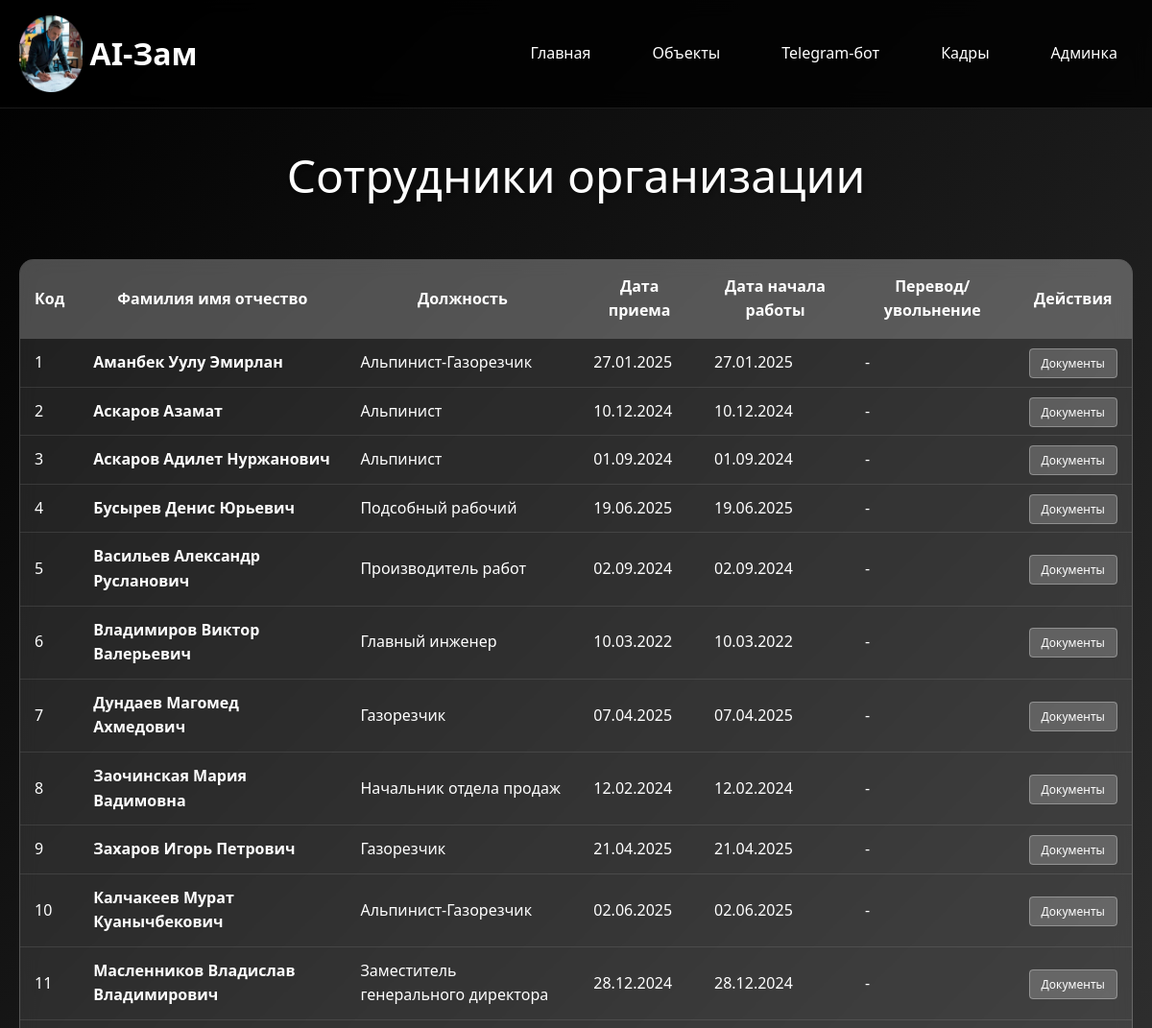
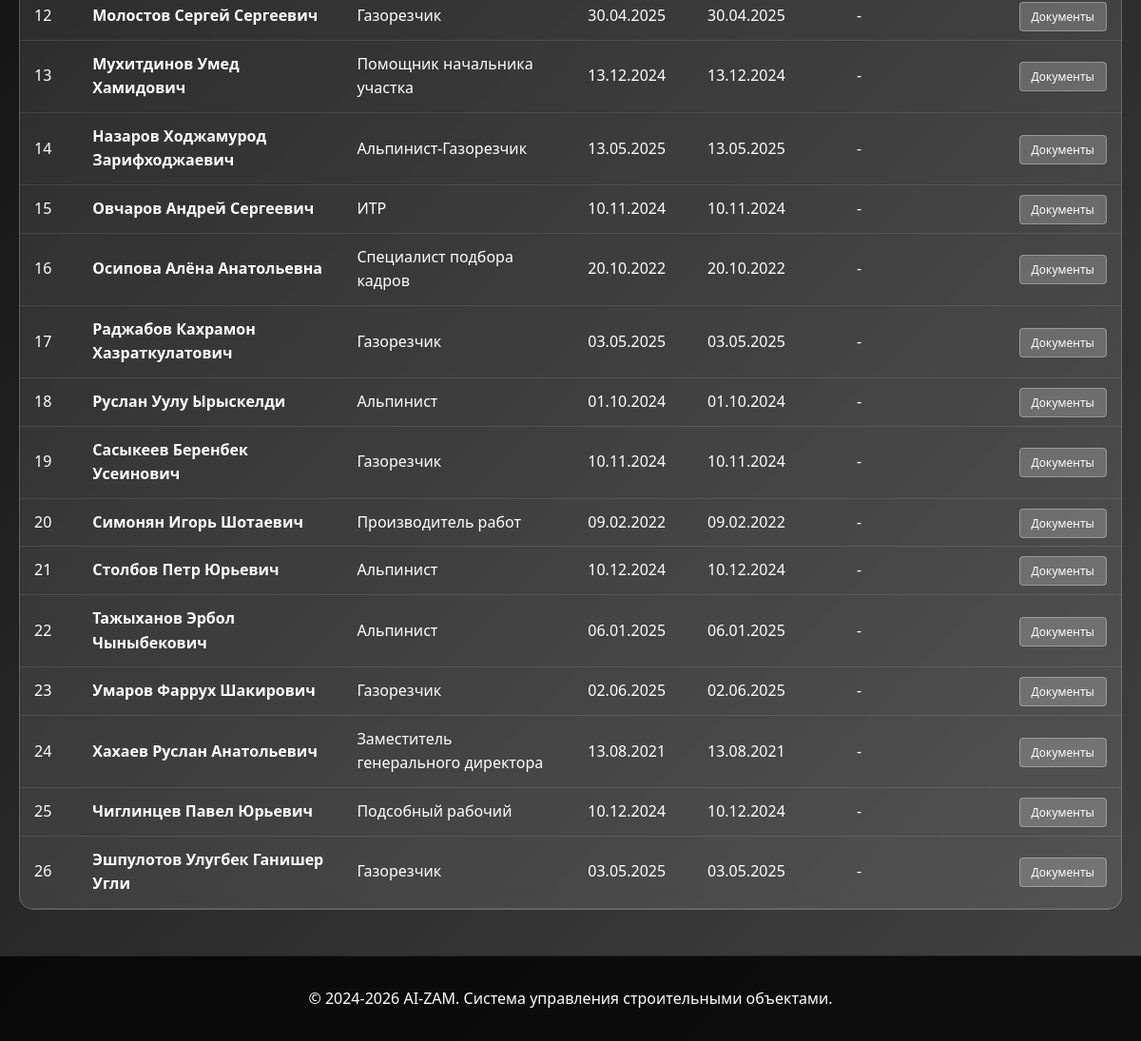
/sotrudniki/, run on the app's committed database (2 pictures, top to bottom).
### sotrudniki/models.py (models this page shows, shortened)
class Sotrudnik(models.Model):
    organizaciya = models.ForeignKey(
        Organizaciya,
        on_delete=models.CASCADE,
        verbose_name="Организация",
        related_name="sotrudniki",
        null=True,
        blank=True
    )
    fio = models.CharField(max_length=300, verbose_name="ФИО")
    data_rozhdeniya = models.DateField(verbose_name="Дата рождения")
    specialnost = models.ForeignKey(
        Specialnost,
        on_delete=models.SET_NULL,
        null=True,
        blank=True,
        verbose_name="Специальность"
    )
    podrazdelenie = models.ForeignKey(
        Podrazdelenie,
        on_delete=models.SET_NULL,
        null=True,
        blank=True,
        verbose_name="Подразделение"
    )
    data_priema = models.DateField(verbose_name="Дата приема")
    data_nachala_raboty = models.DateField(verbose_name="Дата начала работы")
    class Meta:
        verbose_name = "Сотрудник"
        verbose_name_plural = "Сотрудники"

class Specialnost(models.Model):
    nazvanie = models.CharField(max_length=200, verbose_name="Название специальности")
    class Meta:
        verbose_name = "Специальность"
        verbose_name_plural = "Специальности"
    def __str__(self):
        return self.nazvanie

### sotrudniki/views.py (the view)
# urls.py: path('', views.sotrudniki_list, name='list'),
def sotrudniki_list(request):
    sotrudniki = Sotrudnik.objects.select_related('organizaciya', 'specialnost', 'podrazdelenie').all()
    podrazdelenie_id = request.GET.get('podrazdelenie')
    if podrazdelenie_id:
        sotrudniki = sotrudniki.filter(podrazdelenie_id=podrazdelenie_id)
    return render(request, 'sotrudniki/list.html', {'sotrudniki': sotrudniki})

### sotrudniki/templates/sotrudniki/list.html (shortened to what this page needs)
{% extends 'base/base.html' %}
{% block content %}
<div class="page-title">Сотрудники организации</div>
<div class="employees-table">
    <table>
        <thead>
            <tr>
                <th>Код</th>
                <th>Фамилия имя отчество</th>
                <th>Должность</th>
                <th>Дата приема</th>
                <th>Дата начала работы</th>
                <th>Перевод/увольнение</th>
                <th>Действия</th>
            </tr>
        </thead>
        <tbody>
            {% for sotrudnik in sotrudniki %}
            <tr>
                <td>{{ sotrudnik.id }}</td>
                <td><a href="{% url 'sotrudniki:detail' sotrudnik.pk %}" style="text-decoration: none; color: white; font-weight: bold;">{{ sotrudnik.fio }}</a></td>
                <td>{{ sotrudnik.specialnost|default:"-" }}</td>
                <td>{{ sotrudnik.data_priema|date:"d.m.Y" }}</td>
                <td>{{ sotrudnik.data_nachala_raboty|date:"d.m.Y" }}</td>
                <td>-</td>
                <td>
                    <a href="{% url 'sotrudniki:detail' sotrudnik.pk %}" class="btn-detail">Документы</a>
                </td>
            </tr>
            {% empty %}
            <tr>
                <td colspan="7" style="text-align: center; color: rgba(255, 255, 255, 0.7);">Нет сотрудников</td>
            </tr>
            {% endfor %}
        </tbody>
    </table>
</div>
{% endblock %}

### data on the page
Sotrudnik: id "1", fio "Аманбек Уулу Эмирлан", specialnost "Альпинист-Газорезчик", data_priema "27.01.2025", data_nachala_raboty "27.01.2025"
Sotrudnik: id "2", fio "Аскаров Азамат", specialnost "Альпинист", data_priema "10.12.2024", data_nachala_raboty "10.12.2024"
Sotrudnik: id "3", fio "Аскаров Адилет Нуржанович", specialnost "Альпинист", data_priema "01.09.2024", data_nachala_raboty "01.09.2024"
Sotrudnik: id "4", fio "Бусырев Денис Юрьевич", specialnost "Подсобный рабочий", data_priema "19.06.2025", data_nachala_raboty "19.06.2025"
Sotrudnik: id "5", fio "Васильев Александр Русланович", specialnost "Производитель работ", data_priema "02.09.2024", data_nachala_raboty "02.09.2024"
Sotrudnik: id "6", fio "Владимиров Виктор Валерьевич", specialnost "Главный инженер", data_priema "10.03.2022", data_nachala_raboty "10.03.2022"
Sotrudnik: id "7", fio "Дундаев Магомед Ахмедович", specialnost "Газорезчик", data_priema "07.04.2025", data_nachala_raboty "07.04.2025"
Sotrudnik: id "8", fio "Заочинская Мария Вадимовна", specialnost "Начальник отдела продаж", data_priema "12.02.2024", data_nachala_raboty "12.02.2024"
Sotrudnik: id "9", fio "Захаров Игорь Петрович", specialnost "Газорезчик", data_priema "21.04.2025", data_nachala_raboty "21.04.2025"
Sotrudnik: id "10", fio "Калчакеев Мурат Куанычбекович", specialnost "Альпинист-Газорезчик", data_priema "02.06.2025", data_nachala_raboty "02.06.2025"
Sotrudnik: id "11", fio "Масленников Владислав Владимирович", specialnost "Заместитель генерального директора", data_priema "28.12.2024", data_nachala_raboty "28.12.2024"
Sotrudnik: id "12", fio "Молостов Сергей Сергеевич", specialnost "Газорезчик", data_priema "30.04.2025", data_nachala_raboty "30.04.2025"
Sotrudnik: id "13", fio "Мухитдинов Умед Хамидович", specialnost "Помощник начальника участка", data_priema "13.12.2024", data_nachala_raboty "13.12.2024"
Sotrudnik: id "14", fio "Назаров Ходжамурод Зарифходжаевич", specialnost "Альпинист-Газорезчик", data_priema "13.05.2025", data_nachala_raboty "13.05.2025"
Sotrudnik: id "15", fio "Овчаров Андрей Сергеевич", specialnost "ИТР", data_priema "10.11.2024", data_nachala_raboty "10.11.2024"
Sotrudnik: id "16", fio "Осипова Алёна Анатольевна", specialnost "Специалист подбора кадров", data_priema "20.10.2022", data_nachala_raboty "20.10.2022"
Sotrudnik: id "17", fio "Раджабов Кахрамон Хазраткулатович", specialnost "Газорезчик", data_priema "03.05.2025", data_nachala_raboty "03.05.2025"
Sotrudnik: id "18", fio "Руслан Уулу Ырыскелди", specialnost "Альпинист", data_priema "01.10.2024", data_nachala_raboty "01.10.2024"
Sotrudnik: id "19", fio "Сасыкеев Беренбек Усеинович", specialnost "Газорезчик", data_priema "10.11.2024", data_nachala_raboty "10.11.2024"
Sotrudnik: id "20", fio "Симонян Игорь Шотаевич", specialnost "Производитель работ", data_priema "09.02.2022", data_nachala_raboty "09.02.2022"
Sotrudnik: id "21", fio "Столбов Петр Юрьевич", specialnost "Альпинист", data_priema "10.12.2024", data_nachala_raboty "10.12.2024"
Sotrudnik: id "22", fio "Тажыханов Эрбол Чыныбекович", specialnost "Альпинист", data_priema "06.01.2025", data_nachala_raboty "06.01.2025"
Sotrudnik: id "23", fio "Умаров Фаррух Шакирович", specialnost "Газорезчик", data_priema "02.06.2025", data_nachala_raboty "02.06.2025"
Sotrudnik: id "24", fio "Хахаев Руслан Анатольевич", specialnost "Заместитель генерального директора", data_priema "13.08.2021", data_nachala_raboty "13.08.2021"
Sotrudnik: id "25", fio "Чиглинцев Павел Юрьевич", specialnost "Подсобный рабочий", data_priema "10.12.2024", data_nachala_raboty "10.12.2024"
Sotrudnik: id "26", fio "Эшпулотов Улугбек Ганишер Угли", specialnost "Газорезчик", data_priema "03.05.2025", data_nachala_raboty "03.05.2025"
